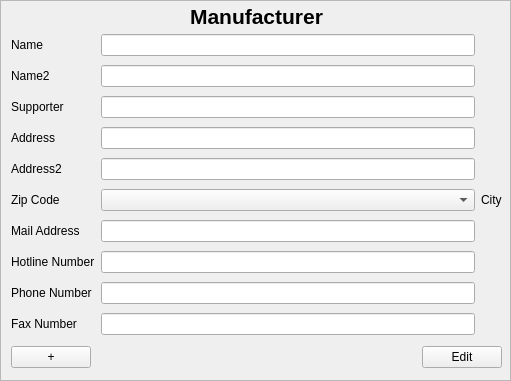
<?xml version="1.0" encoding="UTF-8"?>
<ui version="4.0">
 <class>ManufacturerInputArea</class>
 <widget class="QScrollArea" name="ManufacturerInputArea">
  <property name="geometry">
   <rect>
    <x>0</x>
    <y>0</y>
    <width>511</width>
    <height>381</height>
   </rect>
  </property>
  <property name="windowTitle">
   <string>ScrollArea</string>
  </property>
  <property name="widgetResizable">
   <bool>true</bool>
  </property>
  <widget class="QWidget" name="scrollAreaWidgetContents">
   <property name="geometry">
    <rect>
     <x>0</x>
     <y>0</y>
     <width>509</width>
     <height>379</height>
    </rect>
   </property>
   <widget class="QWidget" name="verticalLayoutWidget">
    <property name="geometry">
     <rect>
      <x>10</x>
      <y>0</y>
      <width>491</width>
      <height>31</height>
     </rect>
    </property>
    <layout class="QVBoxLayout" name="verticalLayout">
     <item>
      <widget class="QLabel" name="label_header">
       <property name="font">
        <font>
         <pointsize>16</pointsize>
         <weight>75</weight>
         <bold>true</bold>
        </font>
       </property>
       <property name="text">
        <string>Manufacturer</string>
       </property>
       <property name="alignment">
        <set>Qt::AlignCenter</set>
       </property>
      </widget>
     </item>
    </layout>
   </widget>
   <widget class="QWidget" name="gridLayoutWidget">
    <property name="geometry">
     <rect>
      <x>10</x>
      <y>30</y>
      <width>491</width>
      <height>311</height>
     </rect>
    </property>
    <layout class="QGridLayout" name="gridLayout">
     <item row="11" column="2">
      <widget class="QLabel" name="label_Phone">
       <property name="text">
        <string>Phone Number</string>
       </property>
       <property name="buddy">
        <cstring>lineEdit_Phone</cstring>
       </property>
      </widget>
     </item>
     <item row="8" column="4">
      <widget class="QComboBox" name="comboBox_ZipCode"/>
     </item>
     <item row="9" column="2">
      <widget class="QLabel" name="label_MailAddress">
       <property name="text">
        <string>Mail Address</string>
       </property>
       <property name="buddy">
        <cstring>lineEdit_MailAddress</cstring>
       </property>
      </widget>
     </item>
     <item row="11" column="4">
      <widget class="QLineEdit" name="lineEdit_Phone"/>
     </item>
     <item row="3" column="2">
      <widget class="QLabel" name="label_Name2">
       <property name="text">
        <string>Name2</string>
       </property>
       <property name="buddy">
        <cstring>lineEdit_Name2</cstring>
       </property>
      </widget>
     </item>
     <item row="12" column="4">
      <widget class="QLineEdit" name="lineEdit_Fax"/>
     </item>
     <item row="3" column="4">
      <widget class="QLineEdit" name="lineEdit_Name2"/>
     </item>
     <item row="8" column="2">
      <widget class="QLabel" name="label_ZipCode">
       <property name="text">
        <string>Zip Code</string>
       </property>
       <property name="buddy">
        <cstring>comboBox_ZipCode</cstring>
       </property>
      </widget>
     </item>
     <item row="12" column="2">
      <widget class="QLabel" name="label_Fax">
       <property name="text">
        <string>Fax Number</string>
       </property>
       <property name="buddy">
        <cstring>lineEdit_Fax</cstring>
       </property>
      </widget>
     </item>
     <item row="7" column="2">
      <widget class="QLabel" name="label_Address2">
       <property name="text">
        <string>Address2</string>
       </property>
       <property name="buddy">
        <cstring>lineEdit_Address2</cstring>
       </property>
      </widget>
     </item>
     <item row="6" column="4">
      <widget class="QLineEdit" name="lineEdit_Address"/>
     </item>
     <item row="7" column="4">
      <widget class="QLineEdit" name="lineEdit_Address2"/>
     </item>
     <item row="4" column="4">
      <widget class="QLineEdit" name="lineEdit_Supporter"/>
     </item>
     <item row="6" column="2">
      <widget class="QLabel" name="label_Address">
       <property name="text">
        <string>Address</string>
       </property>
       <property name="buddy">
        <cstring>lineEdit_Address</cstring>
       </property>
      </widget>
     </item>
     <item row="9" column="4">
      <widget class="QLineEdit" name="lineEdit_MailAddress"/>
     </item>
     <item row="1" column="4">
      <widget class="QLineEdit" name="lineEdit_Name"/>
     </item>
     <item row="1" column="2">
      <widget class="QLabel" name="label_Name">
       <property name="text">
        <string>Name</string>
       </property>
       <property name="buddy">
        <cstring>lineEdit_Name</cstring>
       </property>
      </widget>
     </item>
     <item row="4" column="2">
      <widget class="QLabel" name="label_Supporter">
       <property name="text">
        <string>Supporter</string>
       </property>
       <property name="buddy">
        <cstring>lineEdit_Supporter</cstring>
       </property>
      </widget>
     </item>
     <item row="10" column="2">
      <widget class="QLabel" name="label_Hotline">
       <property name="text">
        <string>Hotline Number</string>
       </property>
       <property name="buddy">
        <cstring>lineEdit_Hotline</cstring>
       </property>
      </widget>
     </item>
     <item row="10" column="4">
      <widget class="QLineEdit" name="lineEdit_Hotline"/>
     </item>
     <item row="8" column="5">
      <widget class="QLabel" name="label_City">
       <property name="text">
        <string>City</string>
       </property>
      </widget>
     </item>
    </layout>
   </widget>
   <widget class="QWidget" name="verticalLayoutWidget_2">
    <property name="geometry">
     <rect>
      <x>10</x>
      <y>340</y>
      <width>491</width>
      <height>32</height>
     </rect>
    </property>
    <layout class="QHBoxLayout" name="horizontalLayout">
     <item>
      <widget class="QPushButton" name="pushButton_Add">
       <property name="text">
        <string>+</string>
       </property>
      </widget>
     </item>
     <item>
      <spacer name="horizontalSpacer">
       <property name="orientation">
        <enum>Qt::Horizontal</enum>
       </property>
       <property name="sizeHint" stdset="0">
        <size>
         <width>40</width>
         <height>20</height>
        </size>
       </property>
      </spacer>
     </item>
     <item>
      <widget class="QPushButton" name="pushButton_EditFinish">
       <property name="text">
        <string>Edit</string>
       </property>
      </widget>
     </item>
    </layout>
   </widget>
  </widget>
 </widget>
 <tabstops>
  <tabstop>lineEdit_Name</tabstop>
  <tabstop>lineEdit_Name2</tabstop>
  <tabstop>lineEdit_Supporter</tabstop>
  <tabstop>lineEdit_Address</tabstop>
  <tabstop>lineEdit_Address2</tabstop>
  <tabstop>comboBox_ZipCode</tabstop>
  <tabstop>lineEdit_MailAddress</tabstop>
  <tabstop>lineEdit_Hotline</tabstop>
  <tabstop>lineEdit_Phone</tabstop>
  <tabstop>lineEdit_Fax</tabstop>
  <tabstop>pushButton_Add</tabstop>
  <tabstop>pushButton_EditFinish</tabstop>
 </tabstops>
 <resources/>
 <connections/>
</ui>
